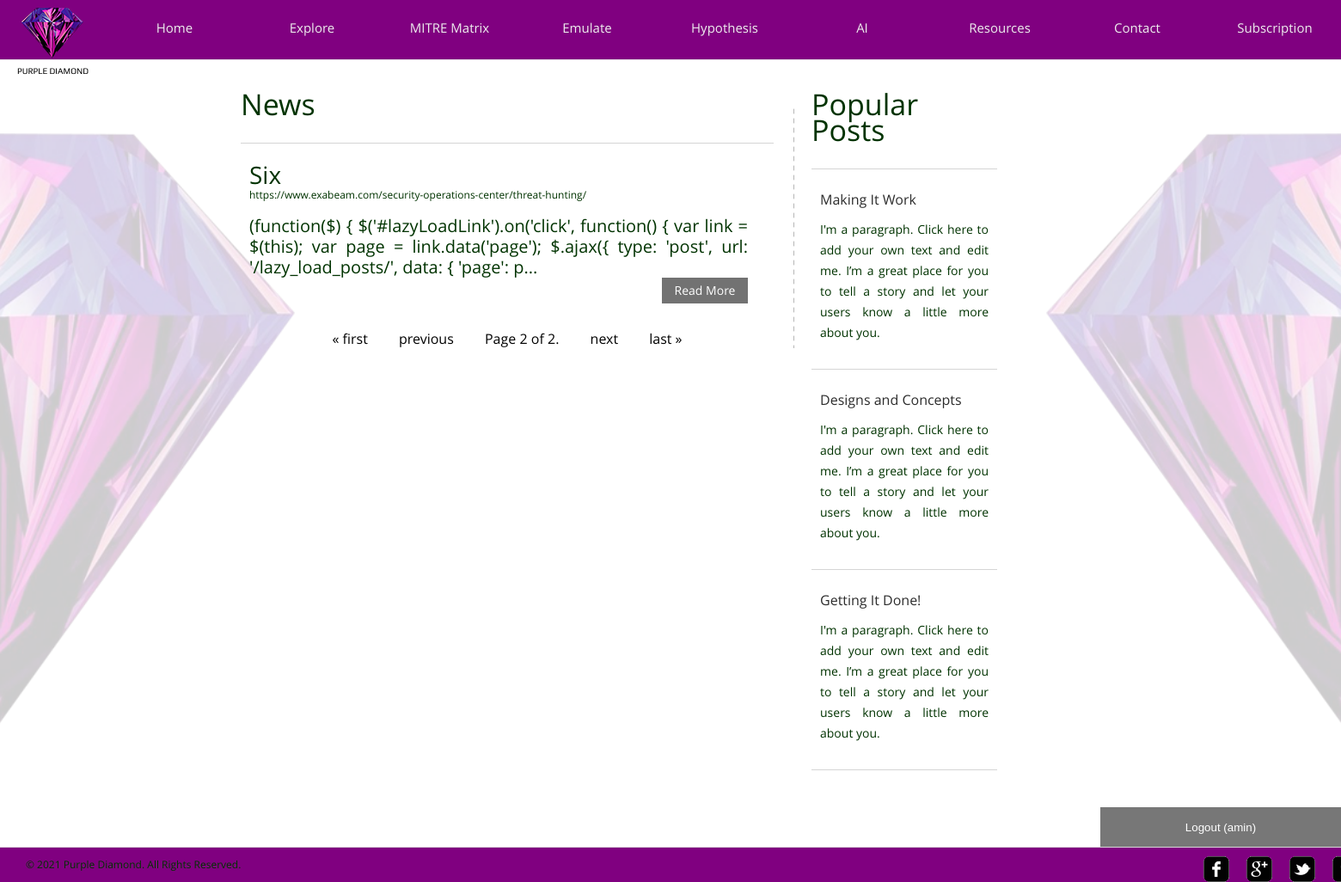
Screenshot of /temp/news?page=2 (signed in) with the database file from the repository.
### temp/models.py (models this page shows, shortened)
class blog(models.Model):
    topic = models.CharField(max_length=1024)
    content = models.TextField()
    reference = models.CharField(max_length=128)
    img = models.ImageField()
    month = models.IntegerField()
    year = models.IntegerField()
    totalread = models.IntegerField()

### temp/views.py (the view)
# urls.py: path("news", views.news, name="news"),
def news(request):
    flag = False
    if not request.user.is_authenticated:
        flag = True
    page = 1
    page = request.GET.get('page')
    allposts = blog.objects.all()
    results_per_page = 5
    paginator = Paginator(allposts, results_per_page)
    try:
        posts = paginator.page(page)
    except PageNotAnInteger:
        posts = paginator.page(1)
    except EmptyPage:
        posts = paginator.page(paginator.num_pages)
    return render(request, 'temp/news.html', {
        'posts': posts,
        'flag': flag,
        'page': page
    })

### temp/templates/temp/news.html (shortened to what this page needs)
{% extends "temp/layout.html" %}
{% load static %}
{% block body %}
	<div id="contents">
		<div class="main">
			<h1>News</h1>
			<ul class="news">
				{% for post in posts %}
				<li>
					<h2>{{ post.topic}}<span>{{ post.reference }}</span></h2>
					<p>
						{{ post.content | slice:":255"}}... <span><a href="{% url 'temp:post_detail' post.pk%}" class="more">Read More</a></span>
					</p>
				</li>
				{% endfor %}
			</ul>
			<div class="pagination">
				<span class="step-links">
					{% if posts.has_previous %}
						<a href="?page=1">&laquo; first</a>
						<a href="?page={{ posts.previous_page_number }}">previous</a>
					{% endif %}
					<span class="current">
						<a>Page {{ posts.number }} of {{ posts.paginator.num_pages }}.</a>
					</span>
					{% if posts.has_next == False %}
						<a>next</a>
						<a>last &raquo;</a>
					{% endif %}
				</span>
			</div>
		</div>
		<div class="sidebar">
			<h1>Popular Posts</h1>
			<ul class="posts">
				<li>
					<h4 class="title"><a href="{% url 'temp:post' %}">Making It Work</a></h4>
					<p>
						I'm a paragraph. Click here to add your own text and edit me. I’m a great place for you to tell a story and let your users know a little more about you.
					</p>
				</li>
				<li>
					<h4 class="title"><a href="{% url 'temp:post' %}">Designs and Concepts</a></h4>
					<p>
						I'm a paragraph. Click here to add your own text and edit me. I’m a great place for you to tell a story and let your users know a little more about you.
					</p>
				</li>
				<li>
					<h4 class="title"><a href="{% url 'temp:post' %}">Getting It Done!</a></h4>
					<p>
						I'm a paragraph. Click here to add your own text and edit me. I’m a great place for you to tell a story and let your users know a little more about you.
					</p>
				</li>
			</ul>
		</div>
	</div>
{% endblock %}

### temp/templates/temp/layout.html (shortened to what this page needs)
{% load static %}
<!DOCTYPE HTML>
<html>
<head>
			{% if flag == False %}
			<link href="{% static 'temp/loginstyle.css' %}" rel="stylesheet">
			{% endif %}
	<link rel="stylesheet" href="https://cdnjs.cloudflare.com/ajax/libs/font-awesome/4.7.0/css/font-awesome.min.css">
</head>
<body>
	<div id="header">
		<div>
			<div class="logo">
				<a href="{% url 'temp:index' %}">Purple diamond</a>
			</div>
			<ul id="navigation">
				<li>
					<a href="{% url 'temp:index' %}">Home</a>
				</li>
				<li class="dropdown">
					<a class="dropbtn">Explore</a>
				</li>
				<li>
					<a href="{% url 'temp:mitrematrix' %}">MITRE Matrix</a>
				</li>
				<li>
					<a href="{% url 'temp:emulate' %}">Emulate</a>
				</li>
				<li>
					<a href="{% url 'temp:hypothesis' %}">Hypothesis</a>
				</li>
				<li>
					<a href="{% url 'temp:ai' %}">AI</a>
				</li>
				<li>
					<a href="{% url 'temp:news' %}">Resources</a>
				</li>
				<li>
					<a href="{% url 'temp:contact' %}">Contact</a>
				</li>
				<li>
					<a href="{% url 'temp:subscription' %}">Subscription</a>
				</li>
			</ul>
		</div>
	</div>
{% block body %}
{% endblock %}
			{% if flag == False %}
			<div>
				<button class="open-button" onclick="openForm()">Logout ({{ user.username }})</button>
			</div>
			{% endif %}
	<div id="footer">
		<div class="clearfix">
			<div id="connect">
				<a href="http://freewebsitetemplates.com/go/facebook/" target="_blank" class="facebook"></a><a href="http://freewebsitetemplates.com/go/googleplus/" target="_blank" class="googleplus"></a><a href="http://freewebsitetemplates.com/go/twitter/" target="_blank" class="twitter"></a><a href="http://www.freewebsitetemplates.com/misc/contact/" target="_blank" class="tumbler"></a>
			</div>
			<p>
				© 2021 Purple Diamond. All Rights Reserved.
			</p>
		</div>
	</div>
</body>
</html>

### temp/static/temp/loginstyle.css (style rules this page uses)
body { background: url("images/Backdoublesideopacity.png") no-repeat center center fixed ; -webkit-background-size: cover; -moz-background-size: cover; -o-background-size: cover; background-size: cover; border-radius: 50%; font-family: 'OpenSans'; margin: 0; }
.clearfix:after, #contents:after { clear:both; content:""; display:block; height:1%; line-height:0; visibility:hidden; }
#header { background-color: purple; border-bottom: 1px solid #e6e6e6; padding: 7px 0; }
#header > div, #footer > div { width: 1600px; margin: 0 auto; padding: 0 20px; }
#header .logo { float: left; margin-right: 20px; }
#header .logo a { background: url("images/logo.png") no-repeat center top; color: #000; display: block; font: 10px/15px 'Play'; height: 20px; width: 100%; padding-top: 68px; text-decoration: none; text-transform: uppercase; }
#navigation { display: inline-block; list-style: none; line-height: 50px; margin: 0; padding: 0; }
#navigation li { float: left; width: 160px; text-align: center; }
#navigation li a { color: #eee; font-size: 15px; line-height: 30px; text-decoration: none; }
#contents { min-height: 510px; width: 1000px; margin: 0 auto; padding: 54px 40px; text-align: justify; text-justify: inter-word; }
h1 { color: #003300; font-size: 34px; font-weight: normal; line-height: 30px; margin: 0 0 30px; }
h2 { color: #003300; font-size: 28px; font-weight: normal; line-height: 24px; margin: 0 0 12px; }
p { color: #003300; font-size: 20px; line-height: 24px; margin: 0 0 30px; }
p a { color: #003300; }
.more { background-color: #727272; color: #fff; display: inline-block; font-size: 14px; line-height: 30px; width: 100px; text-align: center; text-decoration: none; }
.main { float: left; background: url("images/divider.png") repeat-y right top; min-height: 100px; width: 620px; padding-right: 24px; }
.main h1, .sidebar h1 { margin: 0 0 12px; position: relative; top: -18px; }
.main h2 span { display: block; font-size: 12px; }
.sidebar { float: left; min-height: 848px; width: 216px; margin-left: 20px; }
.sidebar ul, .news { list-style: none; margin: 0; padding: 0; }
.news li { border-top: 1px solid #d5d5d5; padding: 24px 30px 0 10px; position: relative; text-align: justify; text-justify: inter-word; }
.news li > p span, .post > span { display: block; text-align: right; }
.posts { border-top: 1px solid #d5d5d5; }
.posts li { border-bottom: 1px solid #d5d5d5; padding: 24px 10px 0; }
.posts li p { font-size: 14px; }
.posts li .title { font-size: 16px; font-weight: normal; margin: 0 0 12px; }
.posts li .title a { color: #2c2c2c; font-size: 16px; text-decoration: none; }
#footer { background-color: purple; border-top: 1px solid #d8d8d8; padding: 10px 0; position: fixed; bottom: 0; width: 100%; height: 20px; }
#footer p { font-size: 12px; line-height: 20px; padding-left: 10px; }
#connect { float: right; display: inline-block; margin-right: 30px; }
#connect a { background: url("images/icons.png") no-repeat; display: inline-block; height: 30px; width: 30px; margin: 0 10px; }
#connect a.googleplus { background-position: 0 -40px; bottom: 10px; }
#connect a.twitter { background-position: 0 -80px; }
#connect a.tumbler { background-position: 0 -120px; }
.open-button { background-color: #555; color: white; padding: 16px 20px; border: none; cursor: pointer; opacity: 0.8; position: fixed; bottom: 40px; right: 0px; width: 280px; }
.dropdown { float: left; overflow: hidden; }
.dropdown .dropbtn { font-size: 16px; border: none; outline: none; color: #333; padding: 14px 16px; background-color: inherit; font-family: inherit; margin: 0; }
.pagination { text-align: center; }
.pagination a { color: black; padding: 8px 16px; text-decoration: none; transition: background-color .3s; }

### rows the page displays
blog: topic "Six", reference "https://www.exabeam.com/security-operations-center/threat-hunting/", content "(function($) { $('#lazyLoadLink').on('click', function() { var link = $(this); var page = link.data('page'); $.ajax({ type: 'post', url: '/lazy_load_posts/', data: { 'page': p"

### other values shown
{{ posts.number }} "2"
{{ posts.paginator.num_pages }} "2"
{{ user.username }} "amin"
